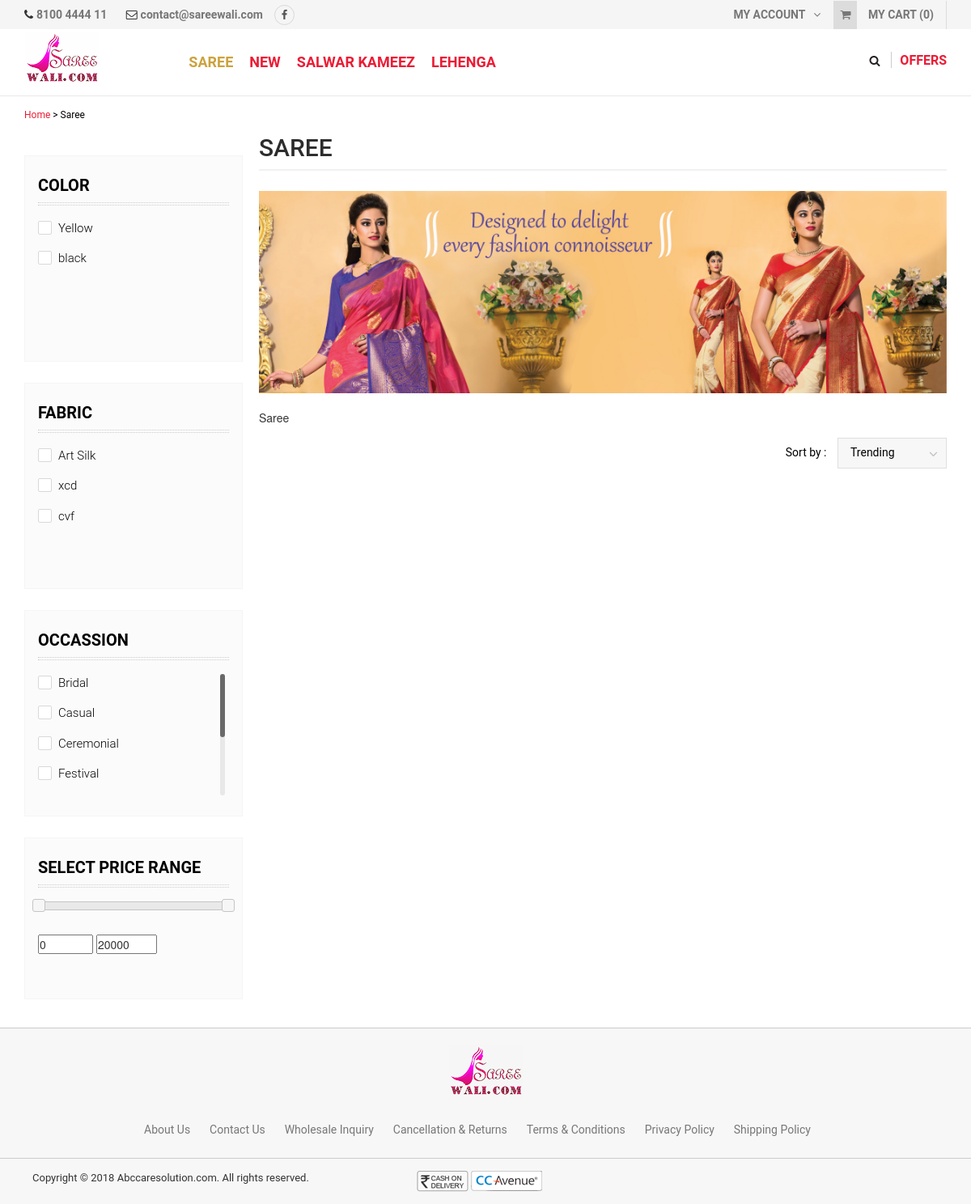
The app's page /product-list/sarees with its own data.
### tables this page shows
CREATE TABLE `saree_admin` (
  `admin_id` int(11) NOT NULL,
  `username` varchar(255) NOT NULL,
  `email` varchar(255) NOT NULL,
  `password` varchar(255) NOT NULL,
  `original_password` varchar(255) NOT NULL,
  `contact_no` varchar(255) NOT NULL,
  `address` text NOT NULL,
  `is_active` int(11) NOT NULL
);

CREATE TABLE `saree_entity` (
  `entity_id` int(11) NOT NULL,
  `name` varchar(255) NOT NULL,
  `description` tinytext NOT NULL,
  `image_path` varchar(255) NOT NULL,
  `slug` varchar(255) NOT NULL,
  `level` int(11) NOT NULL,
  `parent_id` int(11) NOT NULL,
  `sort_order` int(11) NOT NULL,
  `is_special` enum('Y','N') NOT NULL DEFAULT 'N',
  `status` enum('Y','N') NOT NULL DEFAULT 'N',
  `date_added` int(11) NOT NULL,
  `date_modified` int(11) NOT NULL
);

CREATE TABLE `saree_color` (
  `color_id` int(11) NOT NULL,
  `name` varchar(255) NOT NULL
);

CREATE TABLE `saree_fabric` (
  `fabric_id` int(11) NOT NULL,
  `name` varchar(255) NOT NULL
);

CREATE TABLE `saree_settings` (
  `settings_id` int(11) NOT NULL,
  `sitename` varchar(255) NOT NULL,
  `siteaddress` varchar(255) NOT NULL,
  `logoname` varchar(255) NOT NULL,
  `logopathname` varchar(255) NOT NULL,
  `facebook_page_url` varchar(255) NOT NULL,
  `gst_no` varchar(255) NOT NULL,
  `date_added` int(11) NOT NULL
);

### application/models/Defaultdata.php (called while the page is built, shortened)
<?php
class Defaultdata extends CI_Model {
	private $mydata = array();
	public function getFrontendDefaultData()
	{
		$this->mydata["tot_segments"] = $this->getUrlSegments();
		$this->mydata['general_settings'] = $this->grabSettingData();
		$this->mydata["modal"] = $this->load->view('partials/modal', null, true);
		$this->mydata['admin_profile'] = $this->grabProfileData();
		$this->mydata['final_tree'] = $this->grabTree();
		$this->mydata['prd_cat'] = $this->entitydata->grab_entity(array("level" => "1", "status" => "Y"));
		$this->data = $this->mydata;
		$this->headerdata = $this->mydata;
		$count = 0;
		$total_price = 0;
		$this->headerdata['total_price'] = number_format($total_price, 2);
		$this->headerdata['count'] = $count;
		$this->headerdata['cart'] = $this->load->view('partials/cart', $this->headerdata, true);
		$this->data["header"] = $this->load->view('partials/header', $this->headerdata, true);
		$this->data["head"] = $this->load->view('partials/head', null, true);
		$this->data["upper_footer"] = $this->load->view('partials/upper_footer', $this->headerdata, true);
		$this->data["footer"] = $this->load->view('partials/footer', null, true);
		$this->data["foot"] = $this->load->view('partials/foot', null, true);
		return $this->data;
	}
	public function grabTree(){
		$tree = $this->entitydata->grab_entity(array(), array(), array(), array("entity_id" => "asc"));
		return $this->buildTree($tree);
	}
	public function getUrlSegments()
	{
		$all_segment=$this->uri->segment_array();
		return $all_segment;
	}
	public function grabSettingData(){
		$query = $this->db->get(TABLE_SETTINGS);
		return $query->row();
	}
	public function grabProfileData(){
		$query = $this->db->get(TABLE_ADMIN);
		return $query->row();
	}
	public function buildTree(array $elements, $parentId = 0) {
	    $branch = array();
	    foreach ($elements as $element) {
	        if ($element->parent_id == $parentId) {
	            $children = $this->buildTree($elements, $element->entity_id);
	            if ($children) {
	                $element->children = $children;
	            }
	            $branch[] = $element;
	        }
	    }
	    return $branch;
	}
}
?>

### application/controllers/Product.php (called while the page is built, shortened)
<?php
	class Product extends CI_Controller {
		public $data = array();
		private $perPage = 6;
		public function __construct(){
			$this->load->model('bannerdata');
			$this->load->model('entitydata');
			$this->load->model('userdata');
			$this->load->model('productdata');
			$this->load->model('adsdata');
			$this->load->model('reviewdata');
			$this->load->model('cartdata');
			$this->data = $this->defaultdata->getFrontendDefaultData();
		}
		public function product_list($entity, $sub_entity = null){
			$this->load->library('breadcrumb');
			$entity_data = $this->entitydata->grab_entity(array("slug" => $entity));
			$this->breadcrumb->add('Home', base_url());
			$this->breadcrumb->add($entity_data[0]->name, base_url('product-list/'.$entity));
			if($sub_entity){
				$sub_entity_data = $this->entitydata->grab_entity(array("slug" => $sub_entity));
				$this->breadcrumb->add($sub_entity_data[0]->name, base_url('product-list/'.$entity));
				$product_list = $this->productdata->grab_product_list_all($sub_entity, 0, $this->perPage);
				$this->data['entity'] = $sub_entity_data[0]->name;
			}else{
				$product_list = $this->productdata->grab_product_list_all($entity, 0 , $this->perPage);
				$this->data['entity'] = $entity_data[0]->name;
			}
			$this->data['product_list'] = $product_list;
			$this->data['products'] = $this->load->view('partials/products', $this->data, true);
			$this->data['breadcrumb'] = $this->breadcrumb->output();
			$colors = $this->productdata->grab_color();
			$this->data['colors'] = $colors;
			$fabrics = $this->productdata->grab_fabric();
			$this->data['fabrics'] = $fabrics;
			$searchbar = $this->load->view('partials/searchbar', $this->data, true);
			$this->data['searchbar'] = $searchbar;
			$this->load->view('product_list', $this->data);
		}
	}
?>

### index.php (called while the page is built, shortened)
<?php
require_once BASEPATH.'core/CodeIgniter.php';

### application/models/Entitydata.php (called while the page is built, shortened)
<?php
class Entitydata extends CI_Model {
	public function grab_entity($cond = array(), $like = array(), $limit = array(), $order_by = array()){
		if(!empty($cond)){
			$this->db->where($cond);
		}
		if(!empty($order_by)){
			foreach($order_by as $key => $val){
				$this->db->order_by($key, $val);
			}
		}else{
			$this->db->order_by('date_added','desc');
		}
		$query = $this->db->get(TABLE_ENTITY);
		return $query->result();
	}
}

### application/models/Productdata.php (called while the page is built, shortened)
<?php
class Productdata extends CI_Model {
	public function grab_color($cond = array(), $like = array(), $limit = array()){
		$query = $this->db->get(TABLE_COLOR);
		return $query->result();
	}
	public function grab_fabric($cond = array(), $like = array(), $limit = array()){
		$query = $this->db->get(TABLE_FABRIC);
		return $query->result();
	}
}

### application/views/partials/searchbar.php (the view, shortened to what this page needs)
<div class="col-md-3">
  <form name="frmFilter" id="frmFilter" action="">
    <div class="leftBox">
      <div class="filterBox">
        <h2><i class="fa fa-caret-down" aria-hidden="true"></i>Color </h2>
        <div class="scroll-color">
          <ul class="filterItems">
            <?php
            if(!empty($colors)){
              foreach ($colors as $key => $value) {
                ?>
                <li>
                  <label for="<?php echo $value->name;?>"> <span ></span><?php echo $value->name;?> </label>
                </li>
                <?php
              }
            }
            ?>
          </ul>
        </div>
      </div>
      <div class="filterBox">
        <h2><i class="fa fa-caret-down" aria-hidden="true"></i>Fabric </h2>
        <div class="scroll-fabric">
          <ul class="filterItems">
            <?php
            if(!empty($fabrics)){
              foreach ($fabrics as $key => $value) {
            ?>
            <li>
              <label for="<?php echo $value->name;?>"> <span ></span><?php echo $value->name;?> </label>
            </li>
            <?php
              }
            }
            ?>
          </ul>
        </div>
      </div>
      <div class="filterBox">
        <h2><i class="fa fa-caret-down" aria-hidden="true"></i>Occassion </h2>
        <div class="scroll-occassion">
          <ul class="filterItems">
            <?php
              $occassions = $this->config->item("occassion");
              foreach ($occassions as $key => $value) {
            ?>
            <li>
              <label for="<?php echo $value;?>"> <span ></span><?php echo $value;?> </label>
            </li>
            <?php
              }
            ?>
          </ul>
        </div>
      </div>
      <div class="filterBox">
        <h2><i class="fa fa-caret-down" aria-hidden="true"></i>Select Price range</h2>
        <div class="price-range-block">
          <div id="slider-range" class="price-filter-range" name="rangeInput"></div>
          <div style="margin:30px auto">
            <input type="number" min=0 max="9900" oninput="validity.valid||(value='0');" id="min_price" class="price-range-field" />
            <input type="number" min=0 max="20000" oninput="validity.valid||(value='20000');" id="max_price" class="price-range-field" />
          </div>
        </div>
      </div>
    </div>
  </form>
</div>

### application/views/partials/header.php (shortened to what this page needs)
<header>
  <div class="header-top">
    <div class="container">
      <div class="row">
        <div class="col-md-6">
        	<span class="phone">
        		<i class="fa fa-phone"></i>
        		<a href="tel:<?php echo $admin_profile->contact_no;?>"><?php echo $admin_profile->contact_no;?></a>
        	</span>
        	<span class="email">
        		<i class="fa fa-envelope-o" aria-hidden="true"></i>
        		<a href="mailto:<?php echo $admin_profile->email;?>"><?php echo $admin_profile->email;?></a>
        	</span>
        	<span class="socal">
        		<a href="<?php echo $general_settings->facebook_page_url;?>" class="fbIcon" target="_blank">
        			<i class="fa fa-facebook" aria-hidden="true"></i>
        		</a>
        	</span>
        </div>
        <div class="col-md-6">
          <ul class="tb_right">
            <li> <a href="javascript:void(0)">My Account <i class="fa fa-angle-down" aria-hidden="true"></i></a>
            </li>
            <li class="topCart">
            <?php
              echo $cart;
            ?>
            </li>
          </ul>
        </div>
      </div>
    </div>
  </div>
  <div class="header-area">
    <div class="container hide-mobile-version">
      <div class="row">
        <div class="col-md-2 logo"><a href="<?php echo base_url(); ?>" title=""><img src="<?php echo base_url(); ?>uploads/logo/logo.png" /></a></div>
        <div class="col-md-10 headerRight">
          <div class="menu-container">
            <div class="menu">
              <?php
                  function printTree($tree) {
                    if(!is_null($tree) && count($tree) > 0) {
                            echo '<ul>';
                            foreach($tree as $node) {
                                if($node->status == "Y"){
                                  if($node->is_special == "Y"){
                                    echo '<li><a class="coutreNav" href="'.base_url('product-list/'.$node->slug).'">'.$node->name.'</a>';
                                  }else{
                                    echo '<li><a href="'.base_url('product-list/'.$node->slug).'">'.$node->name.'</a>';
                                  }
                                  if(isset($node->children)){
                                    printTree($node->children);
                                  }
                                }
                                echo '</li>';
                            }
                            echo '</ul>';
                        }
                    }
                    printTree($final_tree[0]->children);
                ?>
            </div>
          </div>
          <div class="menu-right">
            <span class="search">
              <a href="javascript:void(0)"><i class="fa fa-search" aria-hidden="true"></i></a>
            </span> <span class="offer"><a href="javascript:void(0);">Offers</a></span> </div>
          <div class="clearfix"></div>
        </div>
        <div class="clearfix"></div>
      </div>
    </div>
  </div>
</header>

### application/views/partials/footer.php (shortened to what this page needs)
<div class="footer-bottom">
  <div class="container">
    <div class="footer-logo"><a href="<?php echo base_url(); ?>"><img src="<?php echo base_url(); ?>uploads/logo/logo.png" /></a></div>
    <ul class="footer-content">
      <li><a href="<?php echo base_url('about'); ?>">About Us</a></li>
      <li><a href="<?php echo base_url('contact'); ?>">Contact Us</a></li>
      <li><a href="<?php echo base_url('feedback'); ?>">Wholesale Inquiry</a></li>
      <li><a href="<?php echo base_url('return'); ?>">Cancellation & Returns</a></li>
      <li><a href="<?php echo base_url('term'); ?>">Terms & Conditions</a></li>
      <li><a href="<?php echo base_url('privacy'); ?>">Privacy Policy</a></li>
      <li><a href="<?php echo base_url('shipping'); ?>">Shipping Policy</a></li>
    </ul>
  </div>
</div>
<div class="copyright">
  <div class="container">
    <div class="copy-left col-xs-12 col-md-5">Copyright © 2018 <?php echo ucfirst(rtrim(preg_replace("(^https?://www.)", "",$general_settings->siteaddress), '/'));?>. All rights reserved.</div>
    <ul class="foot-paymen col-xs-12 col-md-5">
      <img src="<?php echo base_url(); ?>resources/images/payment-option.png" alt="" />
    </ul>
  </div>
</div>

### records on screen
saree_admin: contact_no "8100 4444 11", email "contact@sareewali.com"
saree_entity: name "SAREE"
saree_entity: name "NEW"
saree_entity: name "SALWAR KAMEEZ"
saree_entity: name "LEHENGA"
saree_color: name "Yellow"
saree_color: name "black"
saree_fabric: name "Art Silk"
saree_fabric: name "xcd"
saree_fabric: name "cvf"
saree_settings: siteaddress "Abccaresolution.com"

### other values on screen
$count "0"
$crumb['title'] "Home"
$crumb['title'] "Saree"
$value "Bridal"
$value "Casual"
$value "Ceremonial"
$value "Festival"
$entity "SAREE"
$entity "Saree"
